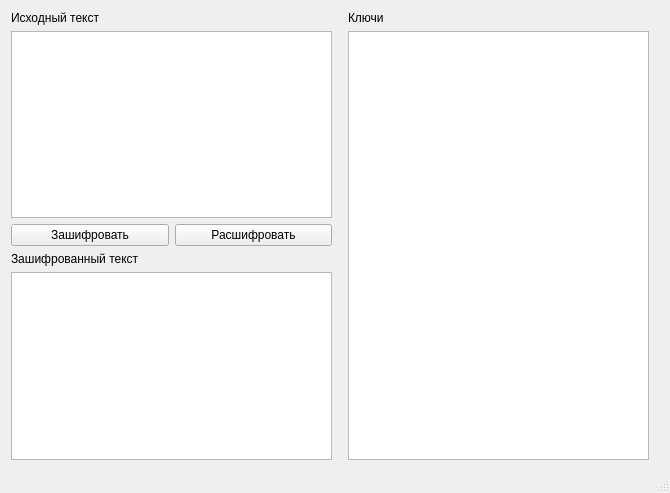
<?xml version="1.0" encoding="UTF-8"?>
<ui version="4.0">
 <class>MainWindow</class>
 <widget class="QMainWindow" name="MainWindow">
  <property name="geometry">
   <rect>
    <x>0</x>
    <y>0</y>
    <width>670</width>
    <height>493</height>
   </rect>
  </property>
  <property name="windowTitle">
   <string>MainWindow</string>
  </property>
  <widget class="QWidget" name="centralWidget">
   <layout class="QGridLayout" name="gridLayout_3">
    <item row="0" column="0">
     <layout class="QGridLayout" name="gridLayout_2">
      <item row="0" column="2">
       <layout class="QVBoxLayout" name="verticalLayout_3">
        <property name="sizeConstraint">
         <enum>QLayout::SetMinimumSize</enum>
        </property>
        <property name="leftMargin">
         <number>10</number>
        </property>
        <property name="rightMargin">
         <number>10</number>
        </property>
        <item>
         <widget class="QLabel" name="label_3">
          <property name="text">
           <string>Ключи</string>
          </property>
         </widget>
        </item>
        <item>
         <widget class="QListView" name="keys"/>
        </item>
       </layout>
      </item>
      <item row="0" column="0">
       <layout class="QGridLayout" name="gridLayout">
        <item row="0" column="0">
         <layout class="QVBoxLayout" name="verticalLayout">
          <item>
           <widget class="QLabel" name="label">
            <property name="text">
             <string>Исходный текст</string>
            </property>
           </widget>
          </item>
          <item>
           <widget class="QTextEdit" name="inputText"/>
          </item>
         </layout>
        </item>
        <item row="1" column="0">
         <layout class="QHBoxLayout" name="horizontalLayout">
          <item>
           <widget class="QPushButton" name="encryptButton">
            <property name="text">
             <string>Зашифровать</string>
            </property>
           </widget>
          </item>
          <item>
           <widget class="QPushButton" name="decryptButton">
            <property name="text">
             <string>Расшифровать</string>
            </property>
           </widget>
          </item>
         </layout>
        </item>
        <item row="2" column="0">
         <layout class="QVBoxLayout" name="verticalLayout_2">
          <item>
           <widget class="QLabel" name="label_2">
            <property name="text">
             <string>Зашифрованный текст</string>
            </property>
           </widget>
          </item>
          <item>
           <widget class="QTextEdit" name="encryptText">
            <property name="readOnly">
             <bool>true</bool>
            </property>
           </widget>
          </item>
         </layout>
        </item>
       </layout>
      </item>
     </layout>
    </item>
   </layout>
  </widget>
  <widget class="QStatusBar" name="statusBar"/>
 </widget>
 <layoutdefault spacing="6" margin="11"/>
 <resources/>
 <connections/>
</ui>
